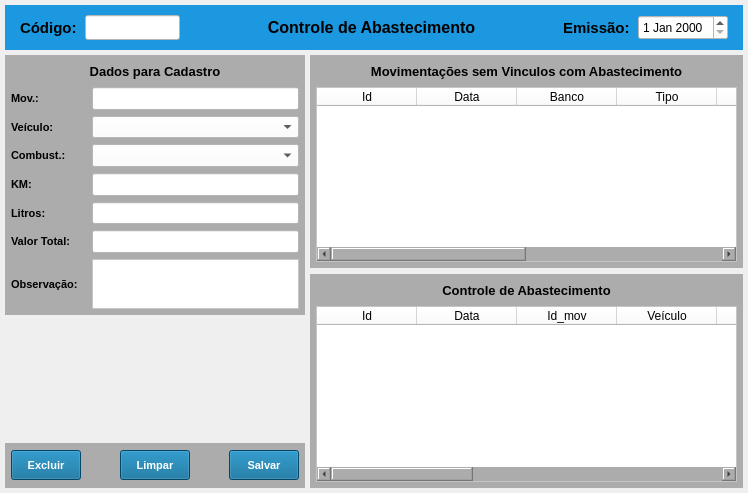
<?xml version="1.0" encoding="UTF-8"?>
<ui version="4.0">
 <class>MainWindow</class>
 <widget class="QMainWindow" name="MainWindow">
  <property name="geometry">
   <rect>
    <x>0</x>
    <y>0</y>
    <width>748</width>
    <height>493</height>
   </rect>
  </property>
  <property name="windowTitle">
   <string>Controle de Abastecimento</string>
  </property>
  <widget class="QWidget" name="centralwidget">
   <layout class="QVBoxLayout" name="verticalLayout">
    <property name="spacing">
     <number>5</number>
    </property>
    <property name="leftMargin">
     <number>5</number>
    </property>
    <property name="topMargin">
     <number>5</number>
    </property>
    <property name="rightMargin">
     <number>5</number>
    </property>
    <property name="bottomMargin">
     <number>5</number>
    </property>
    <item>
     <widget class="QWidget" name="widget" native="true">
      <property name="minimumSize">
       <size>
        <width>0</width>
        <height>45</height>
       </size>
      </property>
      <property name="maximumSize">
       <size>
        <width>16777215</width>
        <height>45</height>
       </size>
      </property>
      <property name="styleSheet">
       <string notr="true">background-color: rgb(27, 152, 224);</string>
      </property>
      <layout class="QHBoxLayout" name="horizontalLayout">
       <property name="spacing">
        <number>5</number>
       </property>
       <property name="leftMargin">
        <number>15</number>
       </property>
       <property name="topMargin">
        <number>5</number>
       </property>
       <property name="rightMargin">
        <number>15</number>
       </property>
       <property name="bottomMargin">
        <number>5</number>
       </property>
       <item>
        <widget class="QLabel" name="label_4">
         <property name="minimumSize">
          <size>
           <width>60</width>
           <height>0</height>
          </size>
         </property>
         <property name="maximumSize">
          <size>
           <width>60</width>
           <height>16777215</height>
          </size>
         </property>
         <property name="font">
          <font>
           <pointsize>11</pointsize>
           <weight>75</weight>
           <bold>true</bold>
          </font>
         </property>
         <property name="text">
          <string>Código:</string>
         </property>
         <property name="alignment">
          <set>Qt::AlignLeading|Qt::AlignLeft|Qt::AlignVCenter</set>
         </property>
        </widget>
       </item>
       <item>
        <widget class="QLineEdit" name="line_Num">
         <property name="sizePolicy">
          <sizepolicy hsizetype="Preferred" vsizetype="Preferred">
           <horstretch>0</horstretch>
           <verstretch>0</verstretch>
          </sizepolicy>
         </property>
         <property name="minimumSize">
          <size>
           <width>95</width>
           <height>25</height>
          </size>
         </property>
         <property name="maximumSize">
          <size>
           <width>95</width>
           <height>25</height>
          </size>
         </property>
         <property name="font">
          <font>
           <pointsize>9</pointsize>
          </font>
         </property>
         <property name="styleSheet">
          <string notr="true">background-color: rgb(255, 255, 255);</string>
         </property>
         <property name="inputMask">
          <string/>
         </property>
         <property name="text">
          <string/>
         </property>
         <property name="frame">
          <bool>true</bool>
         </property>
         <property name="echoMode">
          <enum>QLineEdit::Normal</enum>
         </property>
         <property name="alignment">
          <set>Qt::AlignCenter</set>
         </property>
         <property name="dragEnabled">
          <bool>false</bool>
         </property>
         <property name="placeholderText">
          <string/>
         </property>
        </widget>
       </item>
       <item>
        <widget class="QLabel" name="label_titulo">
         <property name="font">
          <font>
           <pointsize>12</pointsize>
           <weight>75</weight>
           <bold>true</bold>
          </font>
         </property>
         <property name="text">
          <string>Controle de Abastecimento</string>
         </property>
         <property name="alignment">
          <set>Qt::AlignCenter</set>
         </property>
        </widget>
       </item>
       <item>
        <widget class="QLabel" name="label">
         <property name="minimumSize">
          <size>
           <width>70</width>
           <height>0</height>
          </size>
         </property>
         <property name="maximumSize">
          <size>
           <width>70</width>
           <height>16777215</height>
          </size>
         </property>
         <property name="font">
          <font>
           <pointsize>11</pointsize>
           <weight>75</weight>
           <bold>true</bold>
          </font>
         </property>
         <property name="text">
          <string>Emissão:</string>
         </property>
        </widget>
       </item>
       <item>
        <widget class="QDateEdit" name="date_Emissao">
         <property name="sizePolicy">
          <sizepolicy hsizetype="Preferred" vsizetype="Preferred">
           <horstretch>0</horstretch>
           <verstretch>0</verstretch>
          </sizepolicy>
         </property>
         <property name="minimumSize">
          <size>
           <width>90</width>
           <height>25</height>
          </size>
         </property>
         <property name="maximumSize">
          <size>
           <width>90</width>
           <height>25</height>
          </size>
         </property>
         <property name="font">
          <font>
           <pointsize>9</pointsize>
           <weight>50</weight>
           <bold>false</bold>
          </font>
         </property>
         <property name="styleSheet">
          <string notr="true">background-color: rgb(255, 255, 255);</string>
         </property>
        </widget>
       </item>
      </layout>
     </widget>
    </item>
    <item>
     <widget class="QWidget" name="widget_2" native="true">
      <property name="font">
       <font>
        <pointsize>8</pointsize>
       </font>
      </property>
      <layout class="QGridLayout" name="gridLayout" columnstretch="0,0">
       <property name="leftMargin">
        <number>0</number>
       </property>
       <property name="topMargin">
        <number>0</number>
       </property>
       <property name="rightMargin">
        <number>0</number>
       </property>
       <property name="bottomMargin">
        <number>0</number>
       </property>
       <property name="spacing">
        <number>5</number>
       </property>
       <item row="0" column="0">
        <widget class="QWidget" name="widget_3" native="true">
         <property name="minimumSize">
          <size>
           <width>0</width>
           <height>0</height>
          </size>
         </property>
         <property name="maximumSize">
          <size>
           <width>300</width>
           <height>16777215</height>
          </size>
         </property>
         <property name="font">
          <font>
           <pointsize>8</pointsize>
          </font>
         </property>
         <layout class="QGridLayout" name="gridLayout_2">
          <property name="leftMargin">
           <number>0</number>
          </property>
          <property name="topMargin">
           <number>0</number>
          </property>
          <property name="rightMargin">
           <number>0</number>
          </property>
          <property name="bottomMargin">
           <number>0</number>
          </property>
          <property name="horizontalSpacing">
           <number>0</number>
          </property>
          <property name="verticalSpacing">
           <number>5</number>
          </property>
          <item row="0" column="0">
           <widget class="QWidget" name="widget_8" native="true">
            <property name="minimumSize">
             <size>
              <width>0</width>
              <height>260</height>
             </size>
            </property>
            <property name="maximumSize">
             <size>
              <width>16777215</width>
              <height>290</height>
             </size>
            </property>
            <property name="font">
             <font>
              <pointsize>8</pointsize>
             </font>
            </property>
            <property name="cursor">
             <cursorShape>ArrowCursor</cursorShape>
            </property>
            <property name="styleSheet">
             <string notr="true">background-color: rgb(172, 172, 172);</string>
            </property>
            <layout class="QVBoxLayout" name="verticalLayout_3">
             <property name="leftMargin">
              <number>6</number>
             </property>
             <property name="topMargin">
              <number>6</number>
             </property>
             <property name="rightMargin">
              <number>6</number>
             </property>
             <property name="bottomMargin">
              <number>6</number>
             </property>
             <item>
              <widget class="QLabel" name="label_titulo_2">
               <property name="minimumSize">
                <size>
                 <width>0</width>
                 <height>20</height>
                </size>
               </property>
               <property name="maximumSize">
                <size>
                 <width>16777215</width>
                 <height>20</height>
                </size>
               </property>
               <property name="font">
                <font>
                 <pointsize>10</pointsize>
                 <weight>75</weight>
                 <bold>true</bold>
                </font>
               </property>
               <property name="text">
                <string>Dados para Cadastro</string>
               </property>
               <property name="alignment">
                <set>Qt::AlignCenter</set>
               </property>
              </widget>
             </item>
             <item>
              <widget class="QWidget" name="widget_19" native="true">
               <property name="minimumSize">
                <size>
                 <width>0</width>
                 <height>20</height>
                </size>
               </property>
               <property name="maximumSize">
                <size>
                 <width>16777215</width>
                 <height>25</height>
                </size>
               </property>
               <layout class="QHBoxLayout" name="horizontalLayout_14">
                <property name="leftMargin">
                 <number>0</number>
                </property>
                <property name="topMargin">
                 <number>0</number>
                </property>
                <property name="rightMargin">
                 <number>0</number>
                </property>
                <property name="bottomMargin">
                 <number>0</number>
                </property>
                <item>
                 <widget class="QLabel" name="label_16">
                  <property name="minimumSize">
                   <size>
                    <width>75</width>
                    <height>0</height>
                   </size>
                  </property>
                  <property name="maximumSize">
                   <size>
                    <width>75</width>
                    <height>16777215</height>
                   </size>
                  </property>
                  <property name="font">
                   <font>
                    <pointsize>8</pointsize>
                    <weight>75</weight>
                    <bold>true</bold>
                   </font>
                  </property>
                  <property name="text">
                   <string>Mov.:</string>
                  </property>
                 </widget>
                </item>
                <item>
                 <widget class="QLineEdit" name="line_Movimentacao">
                  <property name="sizePolicy">
                   <sizepolicy hsizetype="Preferred" vsizetype="Preferred">
                    <horstretch>0</horstretch>
                    <verstretch>0</verstretch>
                   </sizepolicy>
                  </property>
                  <property name="minimumSize">
                   <size>
                    <width>0</width>
                    <height>0</height>
                   </size>
                  </property>
                  <property name="maximumSize">
                   <size>
                    <width>16777215</width>
                    <height>16777215</height>
                   </size>
                  </property>
                  <property name="font">
                   <font>
                    <pointsize>8</pointsize>
                    <weight>50</weight>
                    <bold>false</bold>
                   </font>
                  </property>
                  <property name="styleSheet">
                   <string notr="true">background-color: rgb(255, 255, 255);</string>
                  </property>
                  <property name="text">
                   <string/>
                  </property>
                  <property name="alignment">
                   <set>Qt::AlignRight|Qt::AlignTrailing|Qt::AlignVCenter</set>
                  </property>
                 </widget>
                </item>
               </layout>
              </widget>
             </item>
             <item>
              <widget class="QWidget" name="widget_20" native="true">
               <property name="minimumSize">
                <size>
                 <width>0</width>
                 <height>20</height>
                </size>
               </property>
               <property name="maximumSize">
                <size>
                 <width>16777215</width>
                 <height>25</height>
                </size>
               </property>
               <layout class="QHBoxLayout" name="horizontalLayout_15">
                <property name="leftMargin">
                 <number>0</number>
                </property>
                <property name="topMargin">
                 <number>0</number>
                </property>
                <property name="rightMargin">
                 <number>0</number>
                </property>
                <property name="bottomMargin">
                 <number>0</number>
                </property>
                <item>
                 <widget class="QLabel" name="label_10">
                  <property name="minimumSize">
                   <size>
                    <width>75</width>
                    <height>0</height>
                   </size>
                  </property>
                  <property name="maximumSize">
                   <size>
                    <width>75</width>
                    <height>16777215</height>
                   </size>
                  </property>
                  <property name="font">
                   <font>
                    <pointsize>8</pointsize>
                    <weight>75</weight>
                    <bold>true</bold>
                   </font>
                  </property>
                  <property name="text">
                   <string>Veículo:</string>
                  </property>
                 </widget>
                </item>
                <item>
                 <widget class="QComboBox" name="combo_Veiculo">
                  <property name="sizePolicy">
                   <sizepolicy hsizetype="Preferred" vsizetype="Preferred">
                    <horstretch>0</horstretch>
                    <verstretch>0</verstretch>
                   </sizepolicy>
                  </property>
                  <property name="minimumSize">
                   <size>
                    <width>0</width>
                    <height>0</height>
                   </size>
                  </property>
                  <property name="maximumSize">
                   <size>
                    <width>16777215</width>
                    <height>16777215</height>
                   </size>
                  </property>
                  <property name="font">
                   <font>
                    <pointsize>8</pointsize>
                    <weight>50</weight>
                    <bold>false</bold>
                   </font>
                  </property>
                  <property name="styleSheet">
                   <string notr="true">background-color: rgb(255, 255, 255);</string>
                  </property>
                  <item>
                   <property name="text">
                    <string/>
                   </property>
                  </item>
                 </widget>
                </item>
               </layout>
              </widget>
             </item>
             <item>
              <widget class="QWidget" name="widget_21" native="true">
               <property name="minimumSize">
                <size>
                 <width>0</width>
                 <height>20</height>
                </size>
               </property>
               <property name="maximumSize">
                <size>
                 <width>16777215</width>
                 <height>25</height>
                </size>
               </property>
               <layout class="QHBoxLayout" name="horizontalLayout_16">
                <property name="leftMargin">
                 <number>0</number>
                </property>
                <property name="topMargin">
                 <number>0</number>
                </property>
                <property name="rightMargin">
                 <number>0</number>
                </property>
                <property name="bottomMargin">
                 <number>0</number>
                </property>
                <item>
                 <widget class="QLabel" name="label_11">
                  <property name="minimumSize">
                   <size>
                    <width>75</width>
                    <height>0</height>
                   </size>
                  </property>
                  <property name="maximumSize">
                   <size>
                    <width>75</width>
                    <height>16777215</height>
                   </size>
                  </property>
                  <property name="font">
                   <font>
                    <pointsize>8</pointsize>
                    <weight>75</weight>
                    <bold>true</bold>
                   </font>
                  </property>
                  <property name="text">
                   <string>Combust.:</string>
                  </property>
                 </widget>
                </item>
                <item>
                 <widget class="QComboBox" name="combo_Combustivel">
                  <property name="sizePolicy">
                   <sizepolicy hsizetype="Preferred" vsizetype="Preferred">
                    <horstretch>0</horstretch>
                    <verstretch>0</verstretch>
                   </sizepolicy>
                  </property>
                  <property name="minimumSize">
                   <size>
                    <width>0</width>
                    <height>0</height>
                   </size>
                  </property>
                  <property name="maximumSize">
                   <size>
                    <width>16777215</width>
                    <height>16777215</height>
                   </size>
                  </property>
                  <property name="font">
                   <font>
                    <pointsize>8</pointsize>
                    <weight>50</weight>
                    <bold>false</bold>
                   </font>
                  </property>
                  <property name="styleSheet">
                   <string notr="true">background-color: rgb(255, 255, 255);</string>
                  </property>
                  <item>
                   <property name="text">
                    <string/>
                   </property>
                  </item>
                  <item>
                   <property name="text">
                    <string>GASOLINA</string>
                   </property>
                  </item>
                  <item>
                   <property name="text">
                    <string>ETANOL</string>
                   </property>
                  </item>
                 </widget>
                </item>
               </layout>
              </widget>
             </item>
             <item>
              <widget class="QWidget" name="widget_25" native="true">
               <property name="minimumSize">
                <size>
                 <width>0</width>
                 <height>20</height>
                </size>
               </property>
               <property name="maximumSize">
                <size>
                 <width>16777215</width>
                 <height>25</height>
                </size>
               </property>
               <layout class="QHBoxLayout" name="horizontalLayout_19">
                <property name="leftMargin">
                 <number>0</number>
                </property>
                <property name="topMargin">
                 <number>0</number>
                </property>
                <property name="rightMargin">
                 <number>0</number>
                </property>
                <property name="bottomMargin">
                 <number>0</number>
                </property>
                <item>
                 <widget class="QLabel" name="label_13">
                  <property name="minimumSize">
                   <size>
                    <width>75</width>
                    <height>0</height>
                   </size>
                  </property>
                  <property name="maximumSize">
                   <size>
                    <width>75</width>
                    <height>16777215</height>
                   </size>
                  </property>
                  <property name="font">
                   <font>
                    <pointsize>8</pointsize>
                    <weight>75</weight>
                    <bold>true</bold>
                   </font>
                  </property>
                  <property name="text">
                   <string>KM:</string>
                  </property>
                 </widget>
                </item>
                <item>
                 <widget class="QLineEdit" name="line_Km">
                  <property name="sizePolicy">
                   <sizepolicy hsizetype="Preferred" vsizetype="Preferred">
                    <horstretch>0</horstretch>
                    <verstretch>0</verstretch>
                   </sizepolicy>
                  </property>
                  <property name="minimumSize">
                   <size>
                    <width>0</width>
                    <height>0</height>
                   </size>
                  </property>
                  <property name="maximumSize">
                   <size>
                    <width>16777215</width>
                    <height>16777215</height>
                   </size>
                  </property>
                  <property name="font">
                   <font>
                    <pointsize>8</pointsize>
                    <weight>50</weight>
                    <bold>false</bold>
                   </font>
                  </property>
                  <property name="styleSheet">
                   <string notr="true">background-color: rgb(255, 255, 255);</string>
                  </property>
                  <property name="text">
                   <string/>
                  </property>
                  <property name="alignment">
                   <set>Qt::AlignRight|Qt::AlignTrailing|Qt::AlignVCenter</set>
                  </property>
                 </widget>
                </item>
               </layout>
              </widget>
             </item>
             <item>
              <widget class="QWidget" name="widget_29" native="true">
               <property name="minimumSize">
                <size>
                 <width>0</width>
                 <height>20</height>
                </size>
               </property>
               <property name="maximumSize">
                <size>
                 <width>16777215</width>
                 <height>25</height>
                </size>
               </property>
               <layout class="QHBoxLayout" name="horizontalLayout_23">
                <property name="leftMargin">
                 <number>0</number>
                </property>
                <property name="topMargin">
                 <number>0</number>
                </property>
                <property name="rightMargin">
                 <number>0</number>
                </property>
                <property name="bottomMargin">
                 <number>0</number>
                </property>
                <item>
                 <widget class="QLabel" name="label_17">
                  <property name="minimumSize">
                   <size>
                    <width>75</width>
                    <height>0</height>
                   </size>
                  </property>
                  <property name="maximumSize">
                   <size>
                    <width>75</width>
                    <height>16777215</height>
                   </size>
                  </property>
                  <property name="font">
                   <font>
                    <pointsize>8</pointsize>
                    <weight>75</weight>
                    <bold>true</bold>
                   </font>
                  </property>
                  <property name="text">
                   <string>Litros:</string>
                  </property>
                 </widget>
                </item>
                <item>
                 <widget class="QLineEdit" name="line_Litros">
                  <property name="sizePolicy">
                   <sizepolicy hsizetype="Preferred" vsizetype="Preferred">
                    <horstretch>0</horstretch>
                    <verstretch>0</verstretch>
                   </sizepolicy>
                  </property>
                  <property name="minimumSize">
                   <size>
                    <width>0</width>
                    <height>0</height>
                   </size>
                  </property>
                  <property name="maximumSize">
                   <size>
                    <width>16777215</width>
                    <height>16777215</height>
                   </size>
                  </property>
                  <property name="font">
                   <font>
                    <pointsize>8</pointsize>
                    <weight>50</weight>
                    <bold>false</bold>
                   </font>
                  </property>
                  <property name="styleSheet">
                   <string notr="true">background-color: rgb(255, 255, 255);</string>
                  </property>
                  <property name="text">
                   <string/>
                  </property>
                  <property name="alignment">
                   <set>Qt::AlignRight|Qt::AlignTrailing|Qt::AlignVCenter</set>
                  </property>
                 </widget>
                </item>
               </layout>
              </widget>
             </item>
             <item>
              <widget class="QWidget" name="widget_30" native="true">
               <property name="minimumSize">
                <size>
                 <width>0</width>
                 <height>20</height>
                </size>
               </property>
               <property name="maximumSize">
                <size>
                 <width>16777215</width>
                 <height>25</height>
                </size>
               </property>
               <layout class="QHBoxLayout" name="horizontalLayout_24">
                <property name="leftMargin">
                 <number>0</number>
                </property>
                <property name="topMargin">
                 <number>0</number>
                </property>
                <property name="rightMargin">
                 <number>0</number>
                </property>
                <property name="bottomMargin">
                 <number>0</number>
                </property>
                <item>
                 <widget class="QLabel" name="label_18">
                  <property name="minimumSize">
                   <size>
                    <width>75</width>
                    <height>0</height>
                   </size>
                  </property>
                  <property name="maximumSize">
                   <size>
                    <width>75</width>
                    <height>16777215</height>
                   </size>
                  </property>
                  <property name="font">
                   <font>
                    <pointsize>8</pointsize>
                    <weight>75</weight>
                    <bold>true</bold>
                   </font>
                  </property>
                  <property name="text">
                   <string>Valor Total:</string>
                  </property>
                 </widget>
                </item>
                <item>
                 <widget class="QLineEdit" name="line_Total">
                  <property name="sizePolicy">
                   <sizepolicy hsizetype="Preferred" vsizetype="Preferred">
                    <horstretch>0</horstretch>
                    <verstretch>0</verstretch>
                   </sizepolicy>
                  </property>
                  <property name="minimumSize">
                   <size>
                    <width>0</width>
                    <height>0</height>
                   </size>
                  </property>
                  <property name="maximumSize">
                   <size>
                    <width>16777215</width>
                    <height>16777215</height>
                   </size>
                  </property>
                  <property name="font">
                   <font>
                    <pointsize>8</pointsize>
                    <weight>50</weight>
                    <bold>false</bold>
                   </font>
                  </property>
                  <property name="styleSheet">
                   <string notr="true">background-color: rgb(255, 255, 255);</string>
                  </property>
                  <property name="text">
                   <string/>
                  </property>
                  <property name="alignment">
                   <set>Qt::AlignRight|Qt::AlignTrailing|Qt::AlignVCenter</set>
                  </property>
                 </widget>
                </item>
               </layout>
              </widget>
             </item>
             <item>
              <widget class="QWidget" name="widget_28" native="true">
               <property name="maximumSize">
                <size>
                 <width>16777215</width>
                 <height>50</height>
                </size>
               </property>
               <layout class="QHBoxLayout" name="horizontalLayout_22">
                <property name="leftMargin">
                 <number>0</number>
                </property>
                <property name="topMargin">
                 <number>0</number>
                </property>
                <property name="rightMargin">
                 <number>0</number>
                </property>
                <property name="bottomMargin">
                 <number>0</number>
                </property>
                <item>
                 <widget class="QLabel" name="label_28">
                  <property name="minimumSize">
                   <size>
                    <width>75</width>
                    <height>0</height>
                   </size>
                  </property>
                  <property name="maximumSize">
                   <size>
                    <width>75</width>
                    <height>16777215</height>
                   </size>
                  </property>
                  <property name="font">
                   <font>
                    <pointsize>8</pointsize>
                    <weight>75</weight>
                    <bold>true</bold>
                   </font>
                  </property>
                  <property name="text">
                   <string>Observação:</string>
                  </property>
                  <property name="alignment">
                   <set>Qt::AlignLeading|Qt::AlignLeft|Qt::AlignVCenter</set>
                  </property>
                 </widget>
                </item>
                <item>
                 <widget class="QPlainTextEdit" name="plain_Obs">
                  <property name="sizePolicy">
                   <sizepolicy hsizetype="Preferred" vsizetype="Preferred">
                    <horstretch>0</horstretch>
                    <verstretch>0</verstretch>
                   </sizepolicy>
                  </property>
                  <property name="minimumSize">
                   <size>
                    <width>0</width>
                    <height>0</height>
                   </size>
                  </property>
                  <property name="maximumSize">
                   <size>
                    <width>16777215</width>
                    <height>16777215</height>
                   </size>
                  </property>
                  <property name="font">
                   <font>
                    <pointsize>8</pointsize>
                   </font>
                  </property>
                  <property name="styleSheet">
                   <string notr="true">background-color: rgb(255, 255, 255);</string>
                  </property>
                 </widget>
                </item>
               </layout>
              </widget>
             </item>
            </layout>
           </widget>
          </item>
          <item row="2" column="0">
           <widget class="QWidget" name="widget_6" native="true">
            <property name="minimumSize">
             <size>
              <width>0</width>
              <height>45</height>
             </size>
            </property>
            <property name="maximumSize">
             <size>
              <width>16777215</width>
              <height>45</height>
             </size>
            </property>
            <property name="font">
             <font>
              <pointsize>8</pointsize>
             </font>
            </property>
            <property name="styleSheet">
             <string notr="true">background-color: rgb(172, 172, 172);</string>
            </property>
            <layout class="QHBoxLayout" name="horizontalLayout_2">
             <property name="spacing">
              <number>6</number>
             </property>
             <property name="leftMargin">
              <number>6</number>
             </property>
             <property name="topMargin">
              <number>6</number>
             </property>
             <property name="rightMargin">
              <number>6</number>
             </property>
             <property name="bottomMargin">
              <number>6</number>
             </property>
             <item>
              <widget class="QPushButton" name="btn_Excluir">
               <property name="sizePolicy">
                <sizepolicy hsizetype="Preferred" vsizetype="Preferred">
                 <horstretch>0</horstretch>
                 <verstretch>0</verstretch>
                </sizepolicy>
               </property>
               <property name="minimumSize">
                <size>
                 <width>70</width>
                 <height>30</height>
                </size>
               </property>
               <property name="maximumSize">
                <size>
                 <width>70</width>
                 <height>30</height>
                </size>
               </property>
               <property name="font">
                <font>
                 <pointsize>8</pointsize>
                 <weight>75</weight>
                 <bold>true</bold>
                </font>
               </property>
               <property name="cursor">
                <cursorShape>PointingHandCursor</cursorShape>
               </property>
               <property name="styleSheet">
                <string notr="true">color: rgb(255, 255, 255);
background-color: rgb(0, 100, 148);</string>
               </property>
               <property name="text">
                <string>Excluir</string>
               </property>
              </widget>
             </item>
             <item>
              <widget class="QLabel" name="label_2">
               <property name="text">
                <string/>
               </property>
              </widget>
             </item>
             <item>
              <widget class="QPushButton" name="btn_Limpar">
               <property name="sizePolicy">
                <sizepolicy hsizetype="Preferred" vsizetype="Preferred">
                 <horstretch>0</horstretch>
                 <verstretch>0</verstretch>
                </sizepolicy>
               </property>
               <property name="minimumSize">
                <size>
                 <width>70</width>
                 <height>30</height>
                </size>
               </property>
               <property name="maximumSize">
                <size>
                 <width>70</width>
                 <height>30</height>
                </size>
               </property>
               <property name="font">
                <font>
                 <pointsize>8</pointsize>
                 <weight>75</weight>
                 <bold>true</bold>
                </font>
               </property>
               <property name="cursor">
                <cursorShape>PointingHandCursor</cursorShape>
               </property>
               <property name="styleSheet">
                <string notr="true">color: rgb(255, 255, 255);
background-color: rgb(0, 100, 148);</string>
               </property>
               <property name="text">
                <string>Limpar</string>
               </property>
              </widget>
             </item>
             <item>
              <widget class="QLabel" name="label_3">
               <property name="font">
                <font>
                 <pointsize>8</pointsize>
                </font>
               </property>
               <property name="text">
                <string/>
               </property>
              </widget>
             </item>
             <item>
              <widget class="QPushButton" name="btn_Salvar">
               <property name="sizePolicy">
                <sizepolicy hsizetype="Preferred" vsizetype="Preferred">
                 <horstretch>0</horstretch>
                 <verstretch>0</verstretch>
                </sizepolicy>
               </property>
               <property name="minimumSize">
                <size>
                 <width>70</width>
                 <height>30</height>
                </size>
               </property>
               <property name="maximumSize">
                <size>
                 <width>70</width>
                 <height>30</height>
                </size>
               </property>
               <property name="font">
                <font>
                 <pointsize>8</pointsize>
                 <weight>75</weight>
                 <bold>true</bold>
                </font>
               </property>
               <property name="cursor">
                <cursorShape>PointingHandCursor</cursorShape>
               </property>
               <property name="styleSheet">
                <string notr="true">color: rgb(255, 255, 255);
background-color: rgb(0, 100, 148);</string>
               </property>
               <property name="text">
                <string>Salvar</string>
               </property>
              </widget>
             </item>
            </layout>
           </widget>
          </item>
          <item row="1" column="0">
           <widget class="QWidget" name="widget_7" native="true"/>
          </item>
         </layout>
        </widget>
       </item>
       <item row="0" column="1">
        <widget class="QWidget" name="widget_5" native="true">
         <layout class="QVBoxLayout" name="verticalLayout_5">
          <property name="leftMargin">
           <number>0</number>
          </property>
          <property name="topMargin">
           <number>0</number>
          </property>
          <property name="rightMargin">
           <number>0</number>
          </property>
          <property name="bottomMargin">
           <number>0</number>
          </property>
          <item>
           <widget class="QWidget" name="widget_9" native="true">
            <property name="font">
             <font>
              <pointsize>8</pointsize>
             </font>
            </property>
            <property name="styleSheet">
             <string notr="true">background-color: rgb(172, 172, 172);</string>
            </property>
            <layout class="QVBoxLayout" name="verticalLayout_4">
             <property name="spacing">
              <number>6</number>
             </property>
             <property name="leftMargin">
              <number>6</number>
             </property>
             <property name="topMargin">
              <number>6</number>
             </property>
             <property name="rightMargin">
              <number>6</number>
             </property>
             <property name="bottomMargin">
              <number>6</number>
             </property>
             <item>
              <widget class="QLabel" name="label_6">
               <property name="minimumSize">
                <size>
                 <width>0</width>
                 <height>20</height>
                </size>
               </property>
               <property name="maximumSize">
                <size>
                 <width>16777215</width>
                 <height>20</height>
                </size>
               </property>
               <property name="font">
                <font>
                 <pointsize>10</pointsize>
                 <weight>75</weight>
                 <bold>true</bold>
                </font>
               </property>
               <property name="text">
                <string>Movimentações sem Vinculos com Abastecimento</string>
               </property>
               <property name="alignment">
                <set>Qt::AlignCenter</set>
               </property>
              </widget>
             </item>
             <item>
              <widget class="QTableWidget" name="table_Lista_2">
               <property name="sizePolicy">
                <sizepolicy hsizetype="Preferred" vsizetype="Preferred">
                 <horstretch>0</horstretch>
                 <verstretch>0</verstretch>
                </sizepolicy>
               </property>
               <property name="font">
                <font>
                 <pointsize>8</pointsize>
                </font>
               </property>
               <property name="styleSheet">
                <string notr="true">background-color: rgb(255, 255, 255);</string>
               </property>
               <column>
                <property name="text">
                 <string>Id</string>
                </property>
               </column>
               <column>
                <property name="text">
                 <string>Data</string>
                </property>
               </column>
               <column>
                <property name="text">
                 <string>Banco</string>
                </property>
               </column>
               <column>
                <property name="text">
                 <string>Tipo</string>
                </property>
               </column>
               <column>
                <property name="text">
                 <string>Valor</string>
                </property>
               </column>
               <column>
                <property name="text">
                 <string>Estabelecimento</string>
                </property>
               </column>
               <column>
                <property name="text">
                 <string>Cidade</string>
                </property>
               </column>
               <column>
                <property name="text">
                 <string>Obs</string>
                </property>
               </column>
              </widget>
             </item>
            </layout>
           </widget>
          </item>
          <item>
           <widget class="QWidget" name="widget_4" native="true">
            <property name="font">
             <font>
              <pointsize>8</pointsize>
             </font>
            </property>
            <property name="styleSheet">
             <string notr="true">background-color: rgb(172, 172, 172);</string>
            </property>
            <layout class="QVBoxLayout" name="verticalLayout_2">
             <property name="spacing">
              <number>6</number>
             </property>
             <property name="leftMargin">
              <number>6</number>
             </property>
             <property name="topMargin">
              <number>6</number>
             </property>
             <property name="rightMargin">
              <number>6</number>
             </property>
             <property name="bottomMargin">
              <number>6</number>
             </property>
             <item>
              <widget class="QLabel" name="label_5">
               <property name="minimumSize">
                <size>
                 <width>0</width>
                 <height>20</height>
                </size>
               </property>
               <property name="maximumSize">
                <size>
                 <width>16777215</width>
                 <height>20</height>
                </size>
               </property>
               <property name="font">
                <font>
                 <pointsize>10</pointsize>
                 <weight>75</weight>
                 <bold>true</bold>
                </font>
               </property>
               <property name="text">
                <string>Controle de Abastecimento</string>
               </property>
               <property name="alignment">
                <set>Qt::AlignCenter</set>
               </property>
              </widget>
             </item>
             <item>
              <widget class="QTableWidget" name="table_Lista">
               <property name="sizePolicy">
                <sizepolicy hsizetype="Preferred" vsizetype="Preferred">
                 <horstretch>0</horstretch>
                 <verstretch>0</verstretch>
                </sizepolicy>
               </property>
               <property name="font">
                <font>
                 <pointsize>8</pointsize>
                </font>
               </property>
               <property name="styleSheet">
                <string notr="true">background-color: rgb(255, 255, 255);</string>
               </property>
               <column>
                <property name="text">
                 <string>Id</string>
                </property>
               </column>
               <column>
                <property name="text">
                 <string>Data</string>
                </property>
               </column>
               <column>
                <property name="text">
                 <string>Id_mov</string>
                </property>
               </column>
               <column>
                <property name="text">
                 <string>Veículo</string>
                </property>
               </column>
               <column>
                <property name="text">
                 <string>Combust.</string>
                </property>
               </column>
               <column>
                <property name="text">
                 <string>KM</string>
                </property>
               </column>
               <column>
                <property name="text">
                 <string>Litros</string>
                </property>
               </column>
               <column>
                <property name="text">
                 <string>R$/LT</string>
                </property>
               </column>
               <column>
                <property name="text">
                 <string>R$</string>
                </property>
               </column>
               <column>
                <property name="text">
                 <string>Estab.</string>
                </property>
               </column>
               <column>
                <property name="text">
                 <string>Obs</string>
                </property>
               </column>
              </widget>
             </item>
            </layout>
           </widget>
          </item>
         </layout>
        </widget>
       </item>
      </layout>
     </widget>
    </item>
   </layout>
  </widget>
 </widget>
 <resources/>
 <connections/>
</ui>
